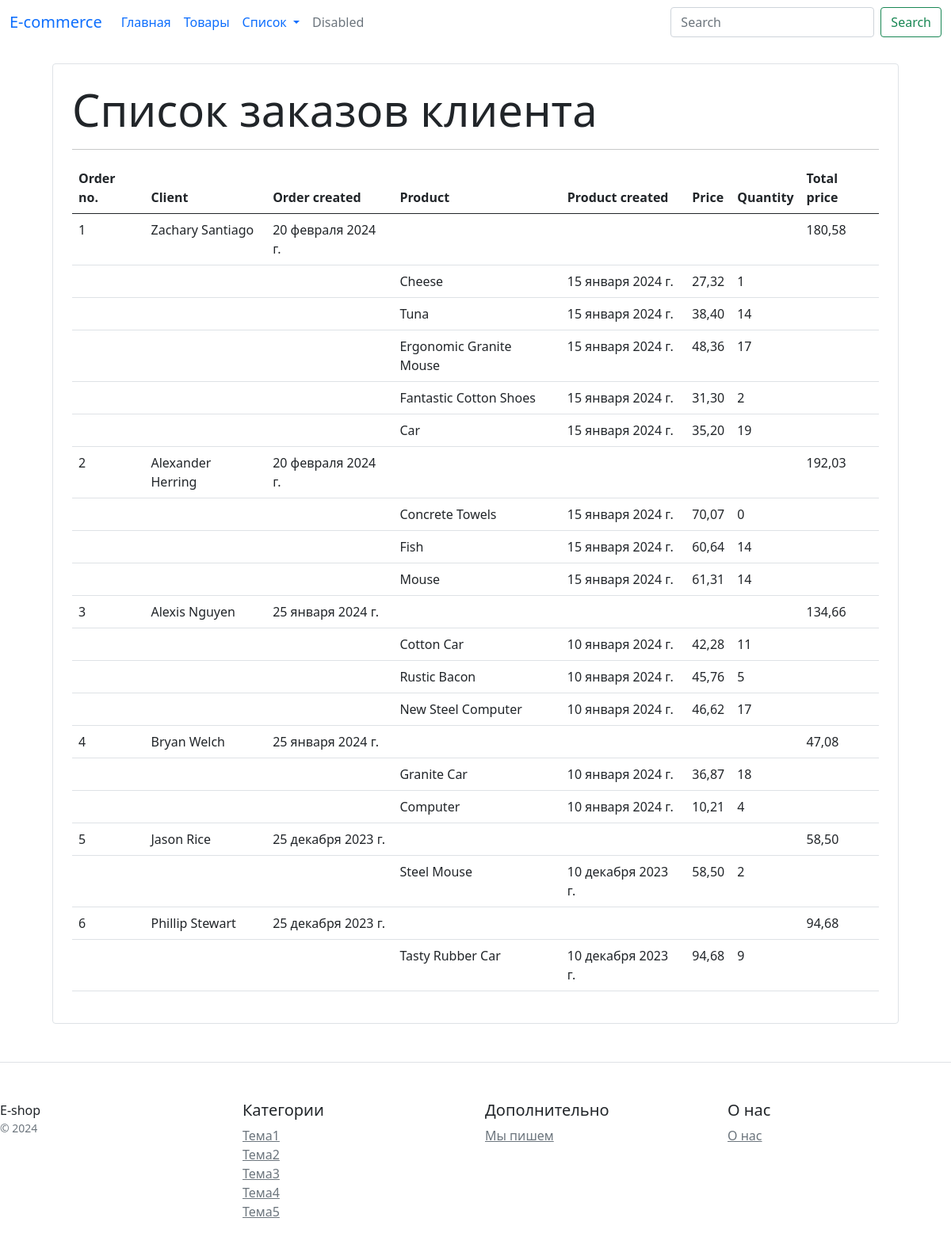
Screenshot of /orders/ with the database file from the repository.
### e_shop/models.py (models this page shows, shortened)
class Order(models.Model):
    user = models.ForeignKey(User, on_delete=models.CASCADE)
    products = models.ManyToManyField(Product)
    total_price = models.DecimalField(max_digits=8, decimal_places=2)
    order_date = models.DateField(default=datetime.datetime.today)

class User(models.Model):
    name = models.CharField(max_length=100)
    email = models.EmailField()
    mob_number = models.CharField(max_length=15)
    address = models.CharField(max_length=250)
    date_reg = models.DateField(default=datetime.datetime.today)

class Product(models.Model):
    name = models.CharField(max_length=100)
    category = models.ForeignKey(Category, on_delete=models.CASCADE)
    description = models.TextField()
    photo = models.ImageField(upload_to='product/', blank=True, null=True)
    price = models.DecimalField(max_digits=8, decimal_places=2)
    quantity = models.IntegerField()
    date_created = models.DateField(default=datetime.datetime.today)

### e_shop/views.py (the view)
# urls.py: path('orders/', OrderListView.as_view(), name='order_list'),
class OrderListView(ListView):
    model = Order
    template_name = "e_shop/order_list.html"
    context_object_name = 'orders'

### e_shop/templates/e_shop/order_list.html
{% extends 'base.html' %}
{% block content %}
<div class="container">
   <div class="border rounded p-4 m-4">
        <p class="display-4 pl-4 ml-4">Список заказов клиента</p>
        <hr>
        <table class="table">
            <thead>
                <tr>
                    <th>Order no.</th>
                    <th>Client</th>
                    <th>Order created</th>
                    <th>Product</th>
                    <th>Product created</th>
                    <th>Price</th>
                    <th>Quantity</th>
                    <th>Total price</th>
                </tr>
            </thead>
            <tbody>
                {% for order in orders %}
                <tr>
                    <td>{{ forloop.counter }}</td>
                    <td>{{ order.user.name }}</td>
                    <td>{{ order.order_date }}</td>
                    <td></td>
                    <td></td>
                    <td></td>
                    <td></td>
                    <td>{{ order.total_price }}</td>
                </tr>
                    {% for product in order.products.all %}
                        <tr>
                            <td></td>
                            <td></td>
                            <td></td>
                            <td>{{ product.name }}</td>
                            <td>{{ product.date_created }}</td>
                            <td>{{ product.price }}</td>
                            <td>{{ product.quantity }}</td>
                            <td></td>
                        </tr>
                    {% endfor %}
                {% endfor %}
            </tbody>
        </table>
   </div>
</div>
{% endblock %}

### rows the page displays
Order: user.name "Zachary Santiago", order_date "20 февраля 2024 г.", total_price "180,58"
Product: name "Cheese", date_created "15 января 2024 г.", price "27,32", quantity "1"
Product: name "Tuna", date_created "15 января 2024 г.", price "38,40", quantity "14"
Product: name "Ergonomic Granite Mouse", date_created "15 января 2024 г.", price "48,36", quantity "17"
Product: name "Fantastic Cotton Shoes", date_created "15 января 2024 г.", price "31,30", quantity "2"
Product: name "Car", date_created "15 января 2024 г.", price "35,20", quantity "19"
Order: user.name "Alexander Herring", order_date "20 февраля 2024 г.", total_price "192,03"
Product: name "Concrete Towels", date_created "15 января 2024 г.", price "70,07", quantity "0"
Product: name "Fish", date_created "15 января 2024 г.", price "60,64", quantity "14"
Product: name "Mouse", date_created "15 января 2024 г.", price "61,31", quantity "14"
Order: user.name "Alexis Nguyen", order_date "25 января 2024 г.", total_price "134,66"
Product: name "Cotton Car", date_created "10 января 2024 г.", price "42,28", quantity "11"
Product: name "Rustic Bacon", date_created "10 января 2024 г.", price "45,76", quantity "5"
Product: name "New Steel Computer", date_created "10 января 2024 г.", price "46,62", quantity "17"
Order: user.name "Bryan Welch", order_date "25 января 2024 г.", total_price "47,08"
Product: name "Granite Car", date_created "10 января 2024 г.", price "36,87", quantity "18"
Product: name "Computer", date_created "10 января 2024 г.", price "10,21", quantity "4"
Order: user.name "Jason Rice", order_date "25 декабря 2023 г.", total_price "58,50"
Product: name "Steel Mouse", date_created "10 декабря 2023 г.", price "58,50", quantity "2"
Order: user.name "Phillip Stewart", order_date "25 декабря 2023 г.", total_price "94,68"
Product: name "Tasty Rubber Car", date_created "10 декабря 2023 г.", price "94,68", quantity "9"
